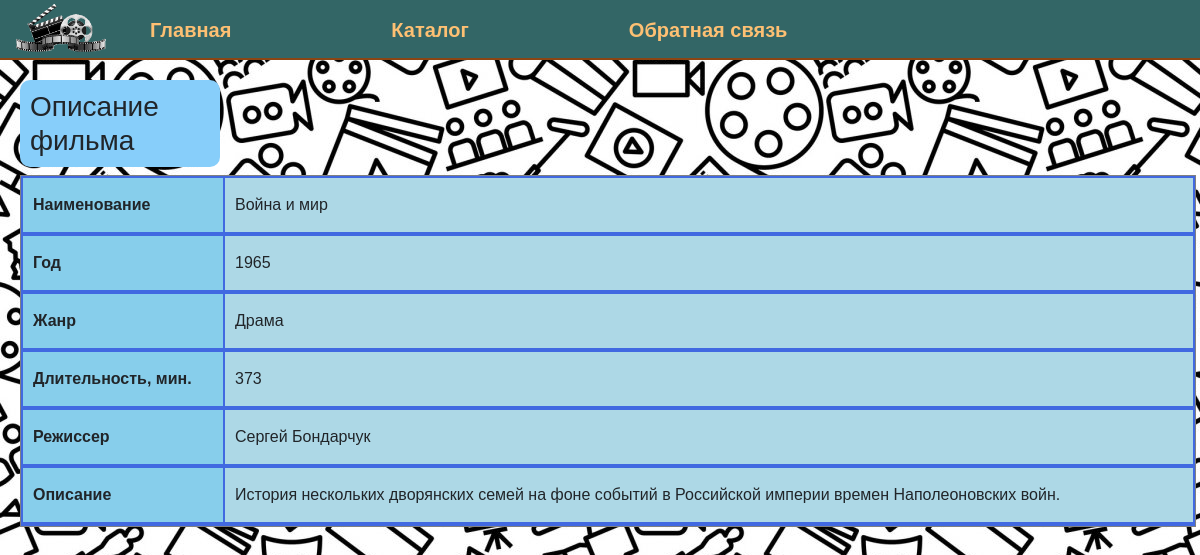
Screenshot of /view/1 with the database file from the repository.
### data/films.py (models this page shows)
class Films(SqlAlchemyBase, SerializerMixin):
    __tablename__ = 'films'
    id = sqlalchemy.Column(sqlalchemy.Integer, primary_key=True, autoincrement=True)
    title = sqlalchemy.Column(sqlalchemy.String, nullable=True)
    director = sqlalchemy.Column(sqlalchemy.String, nullable=True)
    description = sqlalchemy.Column(sqlalchemy.String, nullable=True)
    genre = sqlalchemy.Column(sqlalchemy.String, nullable=True)
    duration = sqlalchemy.Column(sqlalchemy.String, nullable=True)
    year = sqlalchemy.Column(sqlalchemy.String, nullable=True)
    modified_date = sqlalchemy.Column(sqlalchemy.DateTime,
                                      default=datetime.datetime.now)

### main.py (the view)
@app.route('/view/<film_id>')
def view(film_id):
    db_session.global_init("db/filmoteka.db")
    db_sess = db_session.create_session()
    film = db_sess.query(Films).filter((Films.id == film_id)).first()
    return render_template("view.html", film=film)

### data/db_session.py (called while the page is built, shortened)
def global_init(db_file):
    global __factory
    if __factory:
        return

def create_session() -> Session:
    global __factory
    return __factory()

### templates/view.html (shortened to what this page needs)
{% extends 'base.html' %}
{% block content %}
{{ super() }}
<div class="blck_000">
    <h3 class="theader">Описание фильма</h3>
    <table border="1px">
        <tr>
            <td class="td1"> Наименование</td>
            <td> {{film.title}}</td>
        <tr>
        <tr>
            <td class="td1"> Год</td>
            <td> {{film.year}}</td>
        <tr>
        <tr>
            <td class="td1"> Жанр</td>
            <td> {{film.genre}}</td>
        <tr>
        <tr>
            <td class="td1"> Длительность, мин.</td>
            <td> {{film.duration}}</td>
        <tr>
        <tr>
            <td class="td1"> Режиссер</td>
            <td> {{film.director}}</td>
        <tr>
        <tr>
            <td class="td1"> Описание</td>
            <td> {{film.description}}</td>
    </table>
</div>
{% endblock %}

### static/css/styles.css (style rules this page uses)
body { font-family: 'Arial'; background-color: #CC9966; background-image: url('/static/image/fon.jpg'); margin: 0; padding: 0; height: 100%; width: 100%; }
.theader { background: LightSkyBlue; margin-top: 20px; margin-left: 20px; padding: 10px; width: 200px; border-radius: 10px; }
table { width: 98%; text-align: left; margin-left: 20px; border: 1px solid grey; border-collapse: separate; background: RoyalBlue; }
td { background: LightBlue; padding: 15px 10px; }
.td1 { background: SkyBlue; padding: 15px 10px; font-weight: bold; width: 200px }

### rows the page displays
Films: title "Война и мир", year "1965", genre "Драма", duration "373", director "Сергей Бондарчук", description "История нескольких дворянских семей на фоне событий в Российской империи времен Наполеоновских войн."
